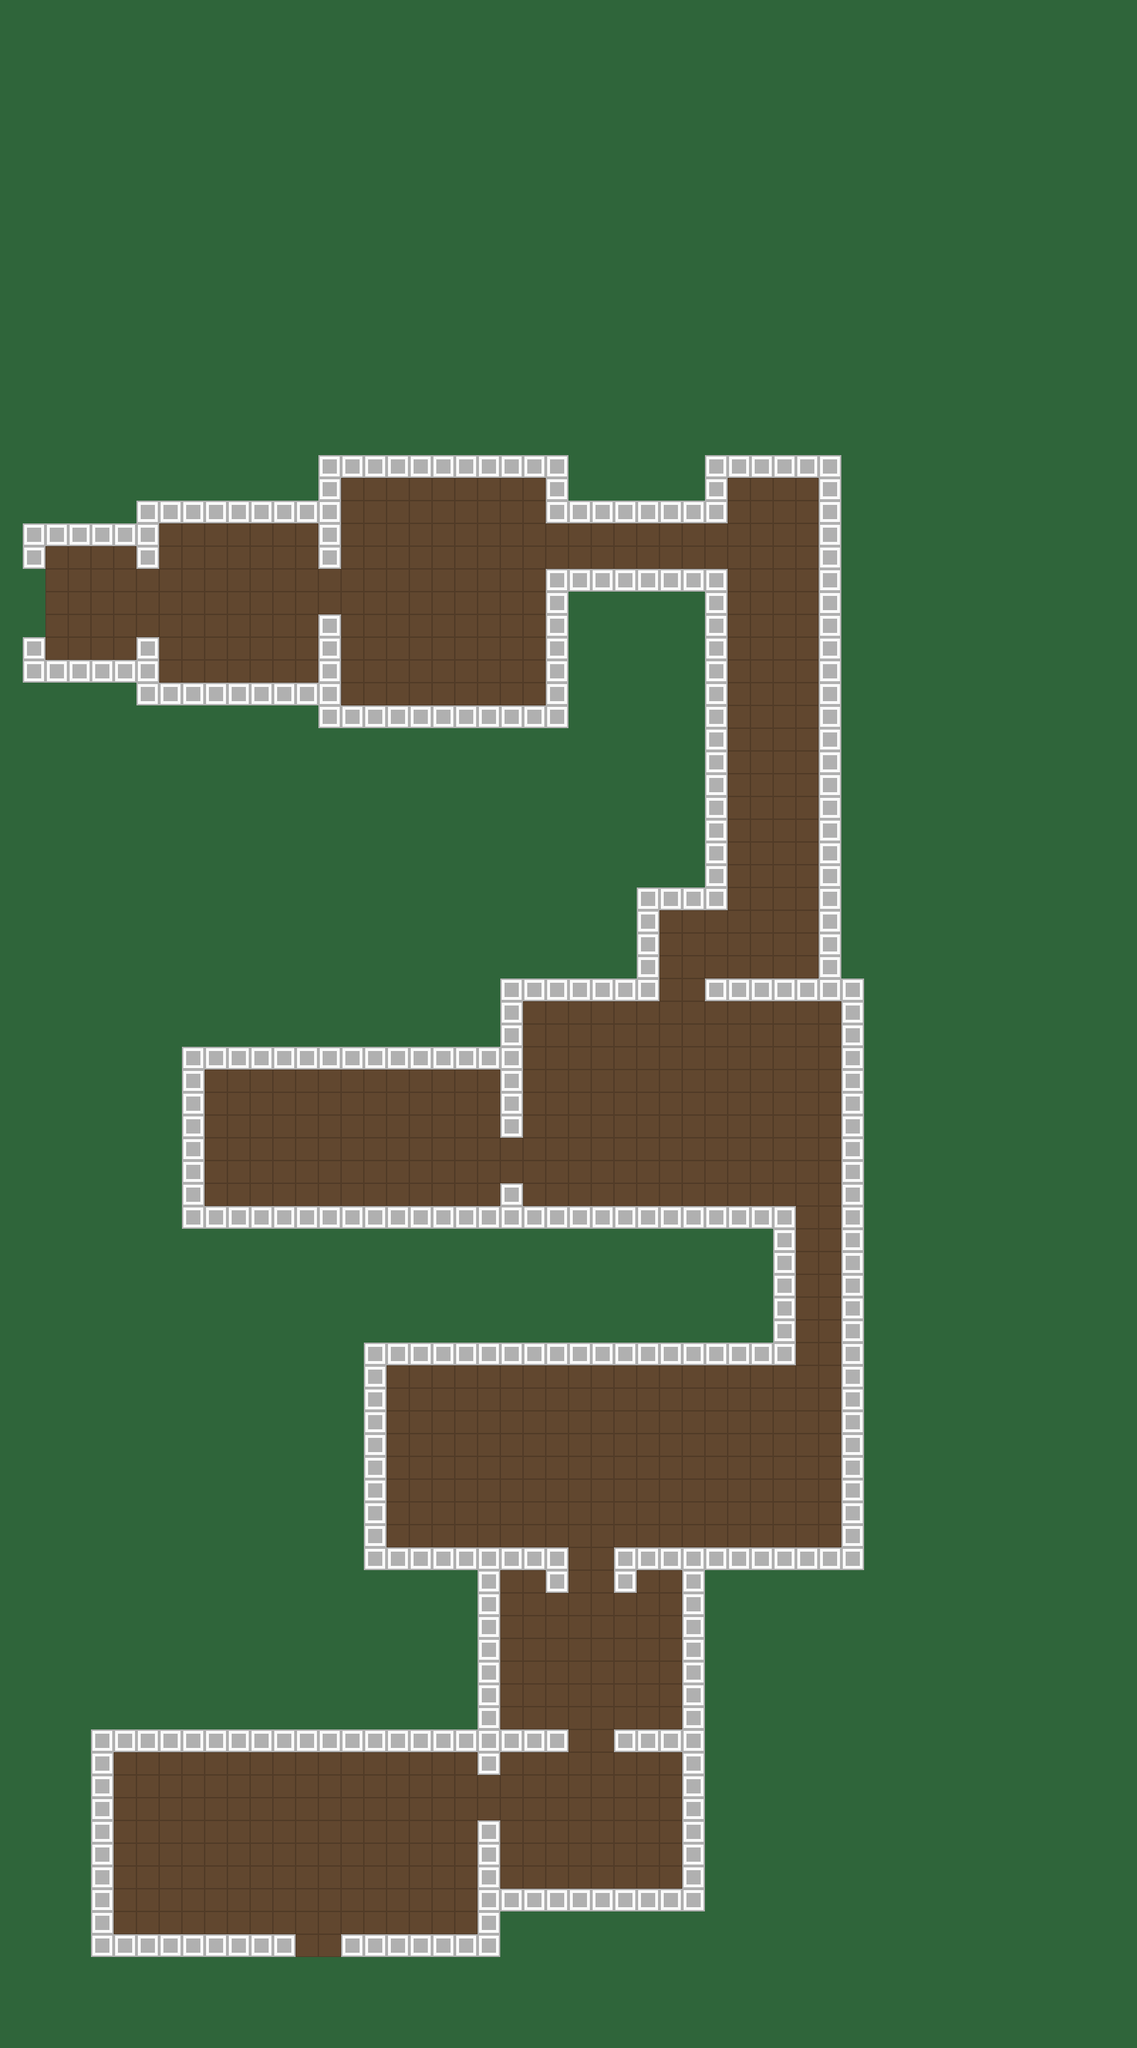

Below is a game level as drawn by its tile map, then a one-line description and the .tmx that defines it (tile-layer data replaced by summaries):
An orthogonal 50x90 tile map with 32x32 px tiles, 3 tile layers (ground, floor, wall) and 100 objects.

<map version="1.2" tiledversion="1.2.1" orientation="orthogonal" renderorder="right-down" width="50" height="90" tilewidth="32" tileheight="32" infinite="0" nextlayerid="27" nextobjectid="170">
 <tileset firstgid="1" source="test.tsx" />
 <layer id="9" name="ground" width="50" height="90">
  <data>[4500 cells, 4484 non-empty, 1 distinct tile ids]</data>
 </layer>
 <layer id="10" name="floor" width="50" height="90">
  <data>[4500 cells, 1016 non-empty, 1 distinct tile ids]</data>
 </layer>
 <layer id="11" name="wall" width="50" height="90">
  <data>[4500 cells, 363 non-empty, 1 distinct tile ids]</data>
 </layer>
 <objectgroup id="5" name="walls">
  <object id="13" x="0" y="768" width="32" height="32" />
  <object id="14" x="0" y="896" width="32" height="32" />
  <object id="15" x="-32" y="768" width="32" height="160" />
  <object id="16" x="128" y="2432" width="32" height="320" />
  <object id="17" x="160" y="2720" width="256" height="32" />
  <object id="18" x="480" y="2720" width="224" height="32" />
  <object id="19" x="128" y="2752" width="32" height="128" />
  <object id="20" x="672" y="2752" width="32" height="128" />
  <object id="21" x="160" y="2848" width="512" height="32" />
  <object id="22" x="672" y="2560" width="32" height="160" />
  <object id="24" x="672" y="2176" width="32" height="320" />
  <object id="25" x="704" y="2432" width="96" height="32" />
  <object id="26" x="864" y="2432" width="96" height="32" />
  <object id="27" x="960" y="2208" width="32" height="480" />
  <object id="28" x="704" y="2656" width="256" height="32" />
  <object id="29" x="704" y="2176" width="96" height="32" />
  <object id="30" x="768" y="2208" width="32" height="32" />
  <object id="31" x="864" y="2176" width="352" height="32" />
  <object id="32" x="864" y="2208" width="32" height="32" />
  <object id="33" x="512" y="1888" width="32" height="320" />
  <object id="34" x="544" y="2176" width="128" height="32" />
  <object id="35" x="1184" y="1376" width="32" height="800" />
  <object id="36" x="544" y="1888" width="576" height="32" />
  <object id="37" x="1088" y="1696" width="32" height="192" />
  <object id="38" x="736" y="1696" width="352" height="32" />
  <object id="39" x="704" y="1664" width="32" height="64" />
  <object id="40" x="704" y="1376" width="32" height="224" />
  <object id="41" x="256" y="1472" width="448" height="32" />
  <object id="42" x="256" y="1504" width="32" height="224" />
  <object id="43" x="288" y="1696" width="416" height="32" />
  <object id="44" x="736" y="1376" width="192" height="32" />
  <object id="45" x="992" y="1376" width="192" height="32" />
  <object id="46" x="1152" y="640" width="32" height="736" />
  <object id="47" x="992" y="800" width="32" height="480" />
  <object id="49" x="896" y="1248" width="96" height="32" />
  <object id="50" x="896" y="1280" width="32" height="96" />
  <object id="51" x="768" y="800" width="224" height="32" />
  <object id="52" x="992" y="640" width="160" height="32" />
  <object id="53" x="768" y="704" width="256" height="32" />
  <object id="54" x="992" y="672" width="32" height="32" />
  <object id="55" x="768" y="832" width="32" height="192" />
  <object id="57" x="448" y="864" width="32" height="160" />
  <object id="58" x="480" y="992" width="288" height="32" />
  <object id="59" x="192" y="960" width="256" height="32" />
  <object id="61" x="192" y="896" width="32" height="64" />
  <object id="62" x="192" y="704" width="256" height="32" />
  <object id="63" x="448" y="640" width="32" height="160" />
  <object id="64" x="480" y="640" width="320" height="32" />
  <object id="65" x="768" y="672" width="32" height="32" />
  <object id="66" x="192" y="736" width="32" height="64" />
  <object id="67" x="32" y="736" width="160" height="32" />
  <object id="68" x="32" y="896" width="32" height="32" />
  <object id="69" x="32" y="928" width="160" height="32" />
  <object id="70" x="32" y="768" width="32" height="32" />
  <object id="71" x="160" y="2432" width="512" height="32" />
 </objectgroup>
 <objectgroup color="#ff6567" id="6" name="player">
  <object id="2" x="408" y="2818">
   <ellipse />
  </object>
 </objectgroup>
 <objectgroup id="7" name="lvlCompletion">
  <object id="9" x="0" y="800" width="64" height="96" />
 </objectgroup>
 <objectgroup id="8" name="room1g">
  <object id="3" x="278" y="2514">
   <ellipse />
  </object>
  <object id="4" x="574" y="2526">
   <ellipse />
  </object>
  <object id="5" x="560" y="2676">
   <ellipse />
  </object>
  <object id="6" x="436" y="2568">
   <ellipse />
  </object>
  <object id="8" x="202" y="2556">
   <ellipse />
  </object>
 </objectgroup>
 <objectgroup id="12" name="room2g">
  <object id="72" x="942" y="2486">
   <ellipse />
  </object>
  <object id="73" x="947" y="2546">
   <ellipse />
  </object>
  <object id="74" x="946" y="2588">
   <ellipse />
  </object>
  <object id="75" x="945" y="2630">
   <ellipse />
  </object>
  <object id="76" x="829" y="2447">
   <ellipse />
  </object>
 </objectgroup>
 <objectgroup id="13" name="room3g">
  <object id="77" x="720" y="2230">
   <ellipse />
  </object>
  <object id="78" x="743" y="2225">
   <ellipse />
  </object>
  <object id="79" x="913" y="2224">
   <ellipse />
  </object>
  <object id="80" x="943" y="2237">
   <ellipse />
  </object>
 </objectgroup>
 <objectgroup id="14" name="room4g">
  <object id="87" x="717.333" y="1955">
   <ellipse />
  </object>
  <object id="88" x="861" y="1959">
   <ellipse />
  </object>
  <object id="89" x="1040" y="1948">
   <ellipse />
  </object>
  <object id="90" x="1068" y="2031">
   <ellipse />
  </object>
 </objectgroup>
 <objectgroup id="20" name="room4s">
  <object id="147" x="612" y="2034">
   <ellipse />
  </object>
  <object id="148" x="948" y="1960">
   <ellipse />
  </object>
 </objectgroup>
 <objectgroup id="15" name="room5g">
  <object id="150" x="761.333" y="1470.67">
   <ellipse />
  </object>
  <object id="151" x="823.333" y="1452.67">
   <ellipse />
  </object>
 </objectgroup>
 <objectgroup id="21" name="room5s">
  <object id="154" x="883.333" y="1435.67">
   <ellipse />
  </object>
  <object id="157" x="802.333" y="1490.67">
   <ellipse />
  </object>
  <object id="164" x="781.333" y="1436.67">
   <ellipse />
  </object>
 </objectgroup>
 <objectgroup id="16" name="room6g">
  <object id="102" x="332.667" y="1531">
   <ellipse />
  </object>
  <object id="103" x="321" y="1578">
   <ellipse />
  </object>
  <object id="104" x="316" y="1634">
   <ellipse />
  </object>
 </objectgroup>
 <objectgroup id="22" name="room6t">
  <object id="165" x="1092" y="720">
   <ellipse />
  </object>
 </objectgroup>
 <objectgroup id="17" name="room7g" />
 <objectgroup id="18" name="room8g">
  <object id="112" x="513" y="694">
   <ellipse />
  </object>
  <object id="113" x="514" y="735">
   <ellipse />
  </object>
  <object id="114" x="500" y="889">
   <ellipse />
  </object>
  <object id="115" x="504" y="929">
   <ellipse />
  </object>
  <object id="116" x="501" y="969">
   <ellipse />
  </object>
  <object id="117" x="534" y="972">
   <ellipse />
  </object>
  <object id="118" x="573" y="971">
   <ellipse />
  </object>
 </objectgroup>
 <objectgroup id="19" name="room9s">
  <object id="158" x="252" y="780">
   <ellipse />
  </object>
  <object id="159" x="250" y="826">
   <ellipse />
  </object>
  <object id="160" x="250" y="870">
   <ellipse />
  </object>
  <object id="161" x="250" y="912">
   <ellipse />
  </object>
  <object id="162" x="168" y="842">
   <ellipse />
  </object>
 </objectgroup>
 <objectgroup id="26" name="hp">
  <object id="168" x="1144" y="2141">
   <ellipse />
  </object>
  <object id="169" x="516" y="782">
   <ellipse />
  </object>
 </objectgroup>
</map>
